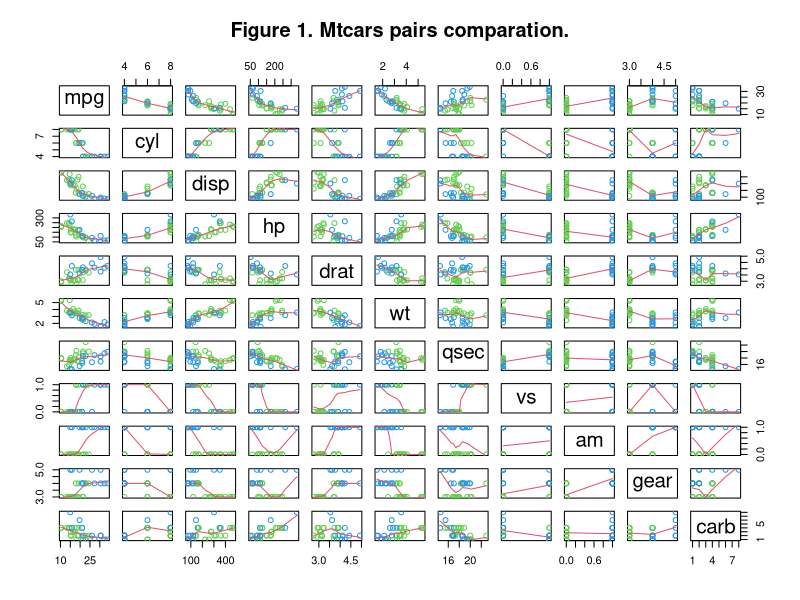
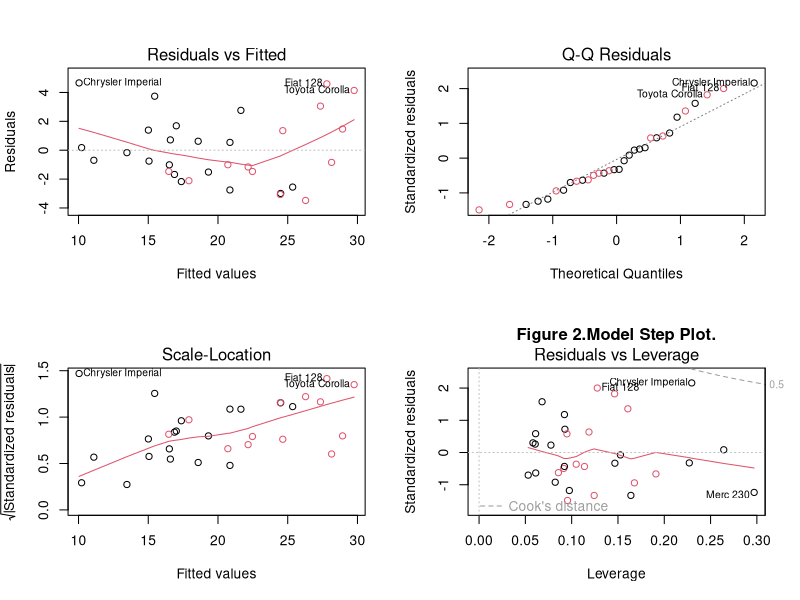

These figures' R source, in order:
## ---- chunk 1
data(mtcars)
## ---- chunk 2
model.Initial <- lm(mpg ~ am, data=mtcars)
coeff.Model.Initial <- coef(model.Initial)
pvalue.model.Initial <- as.character(format(anova(model.Initial)$'Pr(>F)'[1],scientific=TRUE))
pvalues.coff.model.Initial <- as.character(format(summary(model.Initial)$coefficients[,4],scientific=TRUE))
r.model.Initial <- summary(model.Initial)$r.squared
## ---- chunk 3
model.Complete <- lm(mpg ~ ., data=mtcars)
coeff.Model.Complete <- coef(model.Complete)
pvalue.model.Complete <- as.character(format(anova(model.Complete)$'Pr(>F)'[1],scientific=TRUE))
pvalues.coff.model.Complete <- as.character(format(summary(model.Complete)$coefficients[,4],scientific=TRUE))
r.model.Complete <- summary(model.Complete)$r.squared
## ---- chunk 4
step.result <- as.character(step(model.Complete, trace=FALSE)$call)
model.Step <- lm(mpg ~ wt + qsec + am, data=mtcars)
coeff.Model.Step <- coef(model.Step)
pvalue.model.Step <- as.character(format(anova(model.Step)$'Pr(>F)'[1],scientific=TRUE))
pvalues.coff.model.Step <- as.character(format(summary(model.Step)$coefficients[,4],scientific=TRUE))
r.model.Step <- summary(model.Step)$r.squared
## ---- chunk 5
#Confidence Interval
sumCoef.Step <- summary(model.Step)$coef
confInterval.Model.Step <- sumCoef.Step[4,1] + c(-1,1) * qt(0.975, df=model.Step$df) * sumCoef.Step[4,2]
## ---- chunk 6
pairs(mtcars, panel = panel.smooth, main = "Figure 1. Mtcars pairs comparation.", col=3+(mtcars$am>0))
## ---- chunk 7
par(mfrow=c(2,2))
plot(model.Step,col=mtcars$am+1, qqline=TRUE)
title("Figure 2.Model Step Plot.")
## ---- chunk 8
summary(model.Initial)
## ---- chunk 9
summary(model.Complete)
## ---- chunk 10
summary(model.Step)
## ---- chunk 11
anova(model.Initial, model.Step, model.Complete)
